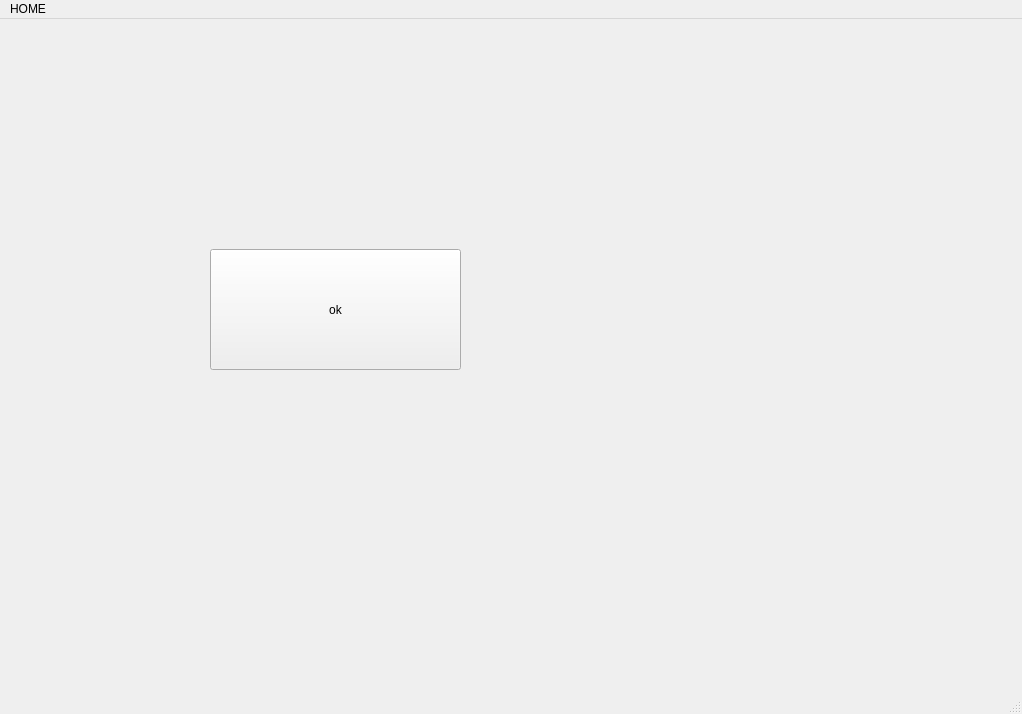
<?xml version="1.0" encoding="UTF-8"?>
<ui version="4.0">
 <class>MainWindow</class>
 <widget class="QMainWindow" name="MainWindow">
  <property name="geometry">
   <rect>
    <x>0</x>
    <y>0</y>
    <width>1022</width>
    <height>714</height>
   </rect>
  </property>
  <property name="windowTitle">
   <string>MainWindow</string>
  </property>
  <widget class="QWidget" name="centralwidget">
   <widget class="QPushButton" name="pushButton">
    <property name="geometry">
     <rect>
      <x>210</x>
      <y>230</y>
      <width>251</width>
      <height>121</height>
     </rect>
    </property>
    <property name="text">
     <string>ok</string>
    </property>
   </widget>
  </widget>
  <widget class="QMenuBar" name="menubar">
   <property name="geometry">
    <rect>
     <x>0</x>
     <y>0</y>
     <width>1022</width>
     <height>26</height>
    </rect>
   </property>
   <widget class="QMenu" name="menuHOME">
    <property name="title">
     <string>HOME</string>
    </property>
   </widget>
   <addaction name="menuHOME"/>
  </widget>
  <widget class="QStatusBar" name="statusbar"/>
 </widget>
 <resources/>
 <connections/>
</ui>
